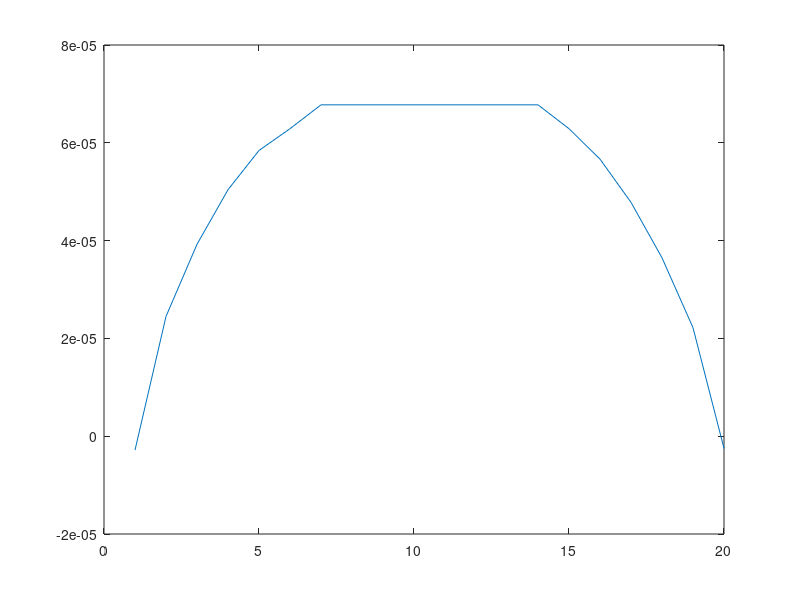

This chart was generated by the following MATLAB code:
%http://www.mathworks.com/matlabcentral/fileexchange/17031-lbm-for-poiseuille-flow/content/LBMpoiseuille.m
%original author: Vinu Varghese

%*****************Poiseuille flow using LBM***********************%
%Based on procedures as explained in 'Lattice Gas Cellular Automata and Lattice  Boltzmann
%Models'by Wolf Gladrow
%code may have errors as it is my first experience with LBM.Readers are
%suggested to check the code for errors.For feedback
%vinuvargheseijk@gmail.com
OMEGA=0.2;%Relaxation factor
TAU=1/OMEGA;
XMAX=20;%Mesh size in x-direction
YMAX=20;%Mesh size in y-direction
FORCING=(1.024)/YMAX^3;%Forcing term in Poiseuille equation
KVISC = ((1/OMEGA)-0.5)/3;%lattice viscosity
UX=(0.5*FORCING*YMAX*YMAX)/KVISC;%Velocity in x-direction 
cx=[1 0 -1 0 1 -1 -1 1 0];%components of lattice velocities in x-direction
cy=[0 1 0 -1 1 1 -1 -1 0];%components of lattice velocities in y-direction
jx=zeros(XMAX,YMAX);%creating an array for storing momentum in x-direction
jy=zeros(XMAX,YMAX);%creating an array for storing momentum in y-direction
rho=ones(XMAX,YMAX);%creating an array for storing densities
f=zeros(XMAX,YMAX);%creating an array for storing distributions
fprop=zeros(XMAX,YMAX);%creating an array for storing propagating distributions
x=1:XMAX;
y=1:YMAX;
MAXIT=input('Number of iterations');
%Initializataion of distributions
        u=jx./rho;
        v=jy./rho;
      f(x,y,1) = (rho./9)*(1+3.*u+4.5.*u.*u-1.5.*(u.^2+v.^2));
      f(x,y,2) = (rho./9)*(1+3.*v+4.5.*v.*v-1.5*(u.^2+v.^2));
      f(x,y,3) = (rho./9)*(1-3.*u+4.5.*u.*u-1.5*(u.^2+v.^2));
      f(x,y,4) = (rho./9)*(1-3.*v+4.5.*v.*v-1.5*(u.^2+v.^2));

      f(x,y,5) = (rho./36)*(1+3.*(u+v)+4.5*(u+v).^2-1.5*(u.^2+v.^2));
      f(x,y,6) = (rho./36)*(1+3.*(-u+v)+4.5*(-u+v).^2-1.5*(u.^2+v.^2));
      f(x,y,7) = (rho./36)*(1-3.*(u+v)+4.5*(u+v).^2-1.5*(u.^2+v.^2));
      f(x,y,8) = (rho./36)*(1+3.*(u-v)+4.5*(u-v).^2-1.5*(u.^2+v.^2));

      f(x,y,9) = (4/9)*rho.*(1-1.5*(u.^2+v.^2));
%Initialization completed
%Assign first fprop to equilibrium distributions.
      fprop=f;  
      feq=zeros(20,20,9);
for iter=1:MAXIT
      u=jx./rho;
      v=jy./rho;
                 
      feq(x,2:YMAX-1,1) = (rho(x,2:YMAX-1)./9).*(1+3.*u(x,2:YMAX-1)+4.5.*u(x,2:YMAX-1).*u(x,2:YMAX-1)-1.5.*(u(x,2:YMAX-1).^2+v(x,2:YMAX-1).^2));
      feq(x,2:YMAX-1,2) = (rho(x,2:YMAX-1)./9).*(1+3.*v(x,2:YMAX-1)+4.5.*v(x,2:YMAX-1).*v(x,2:YMAX-1)-1.5.*(u(x,2:YMAX-1).^2+v(x,2:YMAX-1).^2));
      feq(x,2:YMAX-1,3) = (rho(x,2:YMAX-1)./9).*(1-3.*u(x,2:YMAX-1)+4.5.*u(x,2:YMAX-1).*u(x,2:YMAX-1)-1.5.*(u(x,2:YMAX-1).^2+v(x,2:YMAX-1).^2));
      feq(x,2:YMAX-1,4) = (rho(x,2:YMAX-1)./9).*(1-3.*v(x,2:YMAX-1)+4.5.*v(x,2:YMAX-1).*v(x,2:YMAX-1)-1.5.*(u(x,2:YMAX-1).^2+v(x,2:YMAX-1).^2));

      feq(x,2:YMAX-1,5) = (rho(x,2:YMAX-1)./36).*(1+3.*(u(x,2:YMAX-1)+v(x,2:YMAX-1))+4.5*(u(x,2:YMAX-1)+v(x,2:YMAX-1)).^2-1.5*(u(x,2:YMAX-1).^2+v(x,2:YMAX-1).^2));
      feq(x,2:YMAX-1,6) = (rho(x,2:YMAX-1)./36).*(1+3.*(-u(x,2:YMAX-1)+v(x,2:YMAX-1))+4.5*(-u(x,2:YMAX-1)+v(x,2:YMAX-1)).^2-1.5*(u(x,2:YMAX-1).^2+v(x,2:YMAX-1).^2));
      feq(x,2:YMAX-1,7) = (rho(x,2:YMAX-1)./36).*(1-3.*(u(x,2:YMAX-1)+v(x,2:YMAX-1))+4.5*(u(x,2:YMAX-1)+v(x,2:YMAX-1)).^2-1.5*(u(x,2:YMAX-1).^2+v(x,2:YMAX-1).^2));
      feq(x,2:YMAX-1,8) = (rho(x,2:YMAX-1)./36).*(1+3.*(u(x,2:YMAX-1)-v(x,2:YMAX-1))+4.5*(u(x,2:YMAX-1)-v(x,2:YMAX-1)).^2-1.5*(u(x,2:YMAX-1).^2+v(x,2:YMAX-1).^2));
      feq(x,2:YMAX-1,9) = ((4/9)*rho(x,2:YMAX-1)).*(1-1.5*(u(x,2:YMAX-1).^2+v(x,2:YMAX-1).^2));
      
%propagating distributions fprop by applying kinetic equation.

      fprop = (1.0-OMEGA).* f + OMEGA.* feq;
      force =FORCING/6;
      fprop(x,2:YMAX-1,1) = fprop(x,2:YMAX-1,1) + force;
      fprop(x,2:YMAX-1,3) = fprop(x,2:YMAX-1,3) - force;
      fprop(x,2:YMAX-1,5) = fprop(x,2:YMAX-1,5) + force;
      fprop(x,2:YMAX-1,6) = fprop(x,2:YMAX-1,6) - force;
      fprop(x,2:YMAX-1,7) = fprop(x,2:YMAX-1,7) - force;
      fprop(x,2:YMAX-1,8) = fprop(x,2:YMAX-1,8) + force;
       
%Copying the boundary values.

            fprop(x,1,:) = f(x,1,:);
            fprop(x,YMAX,:) = f(x,YMAX,:);

%        C6  C2  C5       ^ y
%          \ | /          |
%        C3-C0-C1         | 
%          / | \          | 
%        C7  C4  C8         -----> x
       p=2:XMAX;
       q=2:YMAX;
       r=1:XMAX-1;
       s=1:YMAX-1;
       
%Propagating C1
       
       f(p,y,1) = fprop(p-1,y,1);
      
%Propagating C2

       f(x,q,2) = fprop(x,q-1,2);
      
%Propagating C3

       f(r,y,3) = fprop(r+1,y,3);
      
%Propagating C4
   
       f(x,s,4) = fprop(x,s+1,4);
       
%Propagating C5  

      f(p,q,5) = fprop(p-1,q-1,5);
      
%Propagating C6 

      f(r,p,6) = fprop(r+1,p-1,6);
      
%Propagating C7

      f(r,s,7) = fprop(r+1,s+1,7);
      
%Propagating C8

      f(p,s,8) = fprop(p-1,s+1,8);
      
      
%Propagating C9

      f(x,y,9) = fprop(x,y,9);
      
      
%Complete Bounce Back Boundary Conditions
   
   %1.Implementing Periodic BC.
f(x(1),y,1)=fprop(XMAX,y,1);
f(XMAX,y,3)=fprop(x(1),y,3);
f(x(1),2:YMAX,5)=fprop(XMAX,1:YMAX-1,5);
f(XMAX,2:YMAX,6)=fprop(x(1),1:YMAX-1,6);
f(XMAX,1:YMAX-1,7)=fprop(x(1),2:YMAX,7);
f(x(1),1:YMAX-1,8)=fprop(XMAX,2:YMAX,8);

   %2.Bounce Back Begins.
temp=f(1:XMAX,1,2);
f(1:XMAX,1,2)=f(1:XMAX,1,4);
f(1:XMAX,1,4)=temp;

temp=f(1:XMAX,YMAX,4);
f(1:XMAX,YMAX,4)=f(1:XMAX,YMAX,2);
f(1:XMAX,YMAX,4)=temp;

temp=f(1:XMAX,1,5);
f(1:XMAX,1,5)=f(1:XMAX,1,7);
f(1:XMAX,1,7)=temp;

temp=f(1:XMAX,YMAX,7);
f(1:XMAX,YMAX,7)=f(1:XMAX,YMAX,5);
f(1:XMAX,YMAX,5)=temp;

temp=f(1:XMAX,1,6);
f(1:XMAX,1,6)=f(1:XMAX,1,8);
f(1:XMAX,1,8)=temp;

temp=f(1:XMAX,YMAX,8);
f(1:XMAX,YMAX,8)=f(1:XMAX,YMAX,6);
f(1:XMAX,YMAX,6)=temp;

rho(x,y) = f(x,y,1)+f(x,y,2)+f(x,y,3)+f(x,y,4)+f(x,y,5)+f(x,y,6)+f(x,y,7)+f(x,y,8)+f(x,y,9);
jx(x,y)=f(x,y,1)-f(x,y,3)+f(x,y,5)-f(x,y,6)-f(x,y,7)+f(x,y,8);%Distributions multiplied by lattice velocities in x-directions
jy(x,y)=f(x,y,2)-f(x,y,4)+f(x,y,5)+f(x,y,6)-f(x,y,7)-f(x,y,8);%Distributions multiplied by lattice velocities in y-directions
uprofile(1:YMAX)=sum(jx(1:XMAX,1:YMAX)./rho(1:XMAX,1:YMAX))/XMAX;%Velocity profile in x-direction
plot(uprofile)
pause(.1)
end